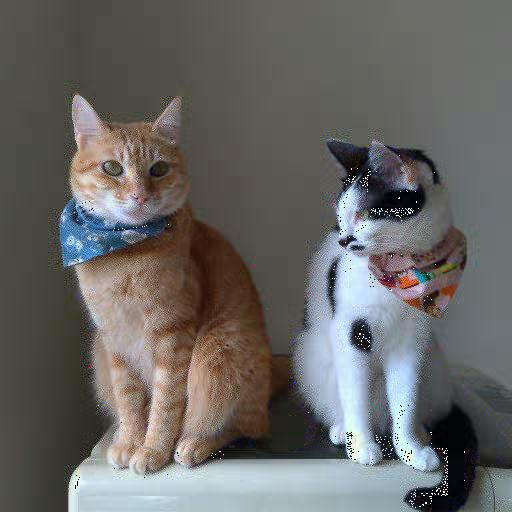
#> input picture codes/block16_422/outv10_422.jpeg, 512 x 512 px
$ python encoder.py block16_422/outv10_422.jpeg out.png
#> lines starting #> are read from the running program, lines starting #| are printed output that depends on the picture
### codes/utils.py
import numpy as np
import cv2
from skimage.transform import resize


def load_quantization_table(component, size=8, quantlv = 1):
    # Quantization Table for: Photoshop - (Save For Web 080)
    # (http://www.impulseadventure.com/photo/jpeg-quantization.html)
    if component == 'lum':
        q = np.array([[2, 2, 2, 2, 3, 4, 5, 6],
                      [2, 2, 2, 2, 3, 4, 5, 6],
                      [2, 2, 2, 2, 4, 5, 7, 9],
                      [2, 2, 2, 4, 5, 7, 9, 12],
                      [3, 3, 4, 5, 8, 10, 12, 12],
                      [4, 4, 5, 7, 10, 12, 12, 12],
                      [5, 5, 7, 9, 12, 12, 12, 12],
                      [6, 6, 9, 12, 12, 12, 12, 12]])
        if size == 16:
            qq = np.zeros((16,16))
            for i in range(16):
                for j in range(16):
                        qq[i,j] = q[int(i/2), int(j/2)]
            for i in range(1,15,2):
                for j in range(1,15,2):
                    qq[i,j] = qq[i-1, j] + qq[i, j-1] + qq[i+1, j] + qq[i, j+1]
                    qq[i,j]=qq[i,j]/4
            #print(qq)
            q=qq.copy()

    elif component == 'chrom':
        q = np.array([[3, 3, 5, 9, 13, 15, 15, 15],
                      [3, 4, 6, 11, 14, 12, 12, 12],
                      [5, 6, 9, 14, 12, 12, 12, 12],
                      [9, 11, 14, 12, 12, 12, 12, 12],
                      [13, 14, 12, 12, 12, 12, 12, 12],
                      [15, 12, 12, 12, 12, 12, 12, 12],
                      [15, 12, 12, 12, 12, 12, 12, 12],
                      [15, 12, 12, 12, 12, 12, 12, 12]])
        if size == 16:
            qq = np.zeros((16,16))
            for i in range(16):
                for j in range(16):
                        qq[i,j] = q[int(i/2), int(j/2)]
            for i in range(1,15,2):
                for j in range(1,15,2):
                    qq[i,j] = qq[i-1, j] + qq[i, j-1] + qq[i+1, j] + qq[i, j+1]
                    qq[i,j]=qq[i,j]/4
            #print(qq)
            q=qq.copy()

    else:
        raise ValueError((
            "component should be either 'lum' or 'chrom', "
            "but '{comp}' was found").format(comp=component))

    # if(quantlv != 1):
    #     print(q)
    q=(q*quantlv).clip(0,125)
    return q


def zigzag_points(rows, cols):
    # constants for directions
    UP, DOWN, RIGHT, LEFT, UP_RIGHT, DOWN_LEFT = range(6)

    # move the point in different directions
    def move(direction, point):
        return {
            UP: lambda point: (point[0] - 1, point[1]),
            DOWN: lambda point: (point[0] + 1, point[1]),
            LEFT: lambda point: (point[0], point[1] - 1),
            RIGHT: lambda point: (point[0], point[1] + 1),
            UP_RIGHT: lambda point: move(UP, move(RIGHT, point)),
            DOWN_LEFT: lambda point: move(DOWN, move(LEFT, point))
        }[direction](point)

    # return true if point is inside the block bounds
    def inbounds(point):
        return 0 <= point[0] < rows and 0 <= point[1] < cols

    # start in the top-left cell
    point = (0, 0)

    # True when moving up-right, False when moving down-left
    move_up = True

    for i in range(rows * cols):
        yield point
        if move_up:
            if inbounds(move(UP_RIGHT, point)):
                point = move(UP_RIGHT, point)
            else:
                move_up = False
                if inbounds(move(RIGHT, point)):
                    point = move(RIGHT, point)
                else:
                    point = move(DOWN, point)
        else:
            if inbounds(move(DOWN_LEFT, point)):
                point = move(DOWN_LEFT, point)
            else:
                move_up = True
                if inbounds(move(DOWN, point)):
                    point = move(DOWN, point)
                else:
                    point = move(RIGHT, point)


def bits_required(n):
    n = abs(n)
    result = 0
    while n > 0:
        n >>= 1
        result += 1
    return result


# [5 lines left out: function binstr_flip, not called in this run]


def uint_to_binstr(number, size):
    return bin(number)[2:][-size:].zfill(size)


# [8 lines left out: function int_to_binstr, not called in this run]


def flatten(lst):
    return [item for sublist in lst for item in sublist]

### codes/encoder.py
import argparse
import os
import math
import numpy as np
import sys
from utils import *
from scipy import fftpack
from PIL import Image
from huffman import HuffmanTree


def quantize(block, component, size, quantlv=1):
    q = load_quantization_table(component, size, quantlv)
    return (block / q).round().astype(np.int32)


def block_to_zigzag(block):
    return np.array([block[point] for point in zigzag_points(*block.shape)])


def dct_2d(image):
    return fftpack.dct(fftpack.dct(image.T, norm='ortho').T, norm='ortho')


# [79 lines left out: functions run_length_encode, write_to_file, not called in this run]


def chroma_subsample(cb, cr, scale='4.4.4'):
    print('scale: ', scale)
    if scale =='4.2.2':
        newcb = cb.copy()
        newcr = cr.copy()
        for i in range(1, cb.shape[0], 2):
            for j in range(cb.shape[1]):
                # print (i, j)
                newcb[i, j]=(int(cb[i-1, j]) + int(cb[i, j])) /2
                newcr[i, j]=(int(cr[i-1, j]) + int(cr[i, j])) /2
        np.set_printoptions(threshold=sys.maxsize)
        #print(cr-newcr)
        return (newcb, newcr)
    else:
         return(cb, cr)


def main():
    parser = argparse.ArgumentParser()
    parser.add_argument("input", help="path to the input image")
    parser.add_argument("output", help="path to the output image")
    parser.add_argument("--blocksize", type=int, default=8, help="block size=8/16")
    parser.add_argument("--chromascale", default='4.4.4', help="chroma scale")
    parser.add_argument("--quantlv", type=float, default=1, help="quantlization level")
    args = parser.parse_args()

    input_file = args.input
    output_file = args.output
    block_size = args.blocksize
    chroma_scale = args.chromascale
    quant_lv = args.quantlv

    print(args)
    print(chroma_scale)
    print(block_size**2-1)

    image = Image.open(input_file)
#> image is the input picture: PIL image 512x512 RGB; mean R, G, B 104, 103.1, 100.8
    ycbcr = image.convert('YCbCr')
#> ycbcr: PIL image 512x512 YCbCr; mean of channels 0, 1, 2 102.7, 126.4, 128.2
    npmat = np.array(ycbcr, dtype=np.uint8)
    rows, cols = npmat.shape[0], npmat.shape[1]
#> rows = 512; cols = 512


    # chroma subsample
    newcb, newcr = chroma_subsample(npmat[:,:,1], npmat[:,:,2], chroma_scale)
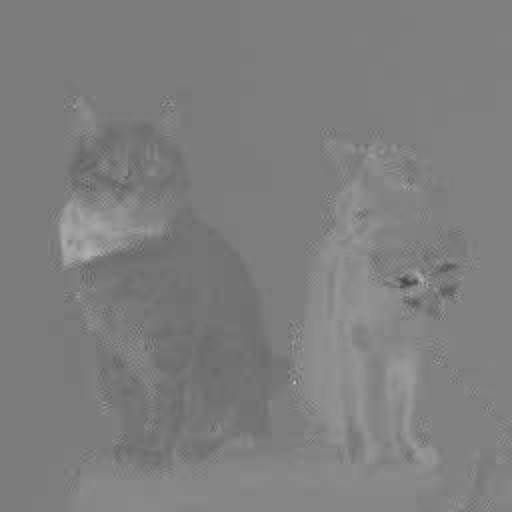
#> newcb: shape (512, 512); min 68, max 191, mean 126.4
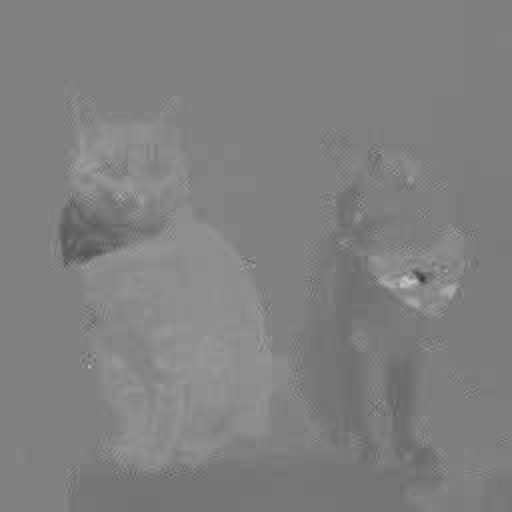
#> newcr: shape (512, 512); min 56, max 198, mean 128.2
    npmat[:,:,1] = newcb
    npmat[:,:,2] = newcr


    # block size: 8x8 /16x16
    if rows % block_size == cols % block_size == 0:
        blocks_count = rows // block_size * cols // block_size
#> blocks_count = 4096
    else:
        raise ValueError(("the width and height of the image "
                          "should both be mutiples of 8"))

    # dc is the top-left cell of the block, ac are all the other cells
    dc = np.empty((blocks_count, 3), dtype=np.int32)
    ac = np.empty((blocks_count, block_size**2-1, 3), dtype=np.int32)

    for i in range(0, rows, block_size):
        for j in range(0, cols, block_size):
            try:
                block_index += 1
            except NameError:
                block_index = 0

            for k in range(3):
                # split 8x8 block and center the data range on zero
                # [0, 255] --> [-128, 127]
                block = npmat[i:i+block_size, j:j+block_size, k] - 128

                dct_matrix = dct_2d(block)
                quant_matrix = quantize(dct_matrix,
                                        'lum' if k == 0 else 'chrom',block_size, quant_lv)
                zz = block_to_zigzag(quant_matrix)

                dc[block_index, k] = zz[0]
                ac[block_index, :, k] = zz[1:]


    H_DC_Y = HuffmanTree(np.vectorize(bits_required)(dc[:, 0]))
    H_DC_C = HuffmanTree(np.vectorize(bits_required)(dc[:, 1:].flat))
    H_AC_Y = HuffmanTree(
            flatten(run_length_encode(ac[i, :, 0])[0]
                    for i in range(blocks_count)))
    H_AC_C = HuffmanTree(
            flatten(run_length_encode(ac[i, :, j])[0]
                    for i in range(blocks_count) for j in [1, 2]))

    tables = {'dc_y': H_DC_Y.value_to_bitstring_table(),
              'ac_y': H_AC_Y.value_to_bitstring_table(),
              'dc_c': H_DC_C.value_to_bitstring_table(),
              'ac_c': H_AC_C.value_to_bitstring_table()}

    write_to_file(output_file, dc, ac, blocks_count, tables)

if __name__ == "__main__":
    main()
#> (the call stopped at in main, `H_DC_Y = HuffmanTree(np.vectorize(bits_required)(dc[:, 0]))`: huffman is not available in this run)
